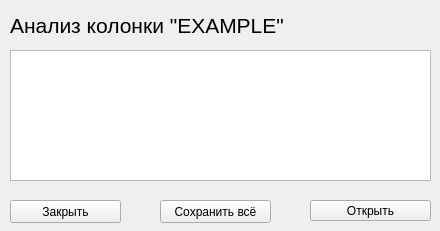
<?xml version="1.0" encoding="UTF-8"?>
<ui version="4.0">
 <class>MainWindow</class>
 <widget class="QMainWindow" name="MainWindow">
  <property name="geometry">
   <rect>
    <x>0</x>
    <y>0</y>
    <width>440</width>
    <height>231</height>
   </rect>
  </property>
  <property name="windowTitle">
   <string>Компоненты анализа</string>
  </property>
  <widget class="QWidget" name="centralwidget">
   <widget class="QLabel" name="label">
    <property name="geometry">
     <rect>
      <x>10</x>
      <y>10</y>
      <width>421</width>
      <height>31</height>
     </rect>
    </property>
    <property name="font">
     <font>
      <pointsize>16</pointsize>
     </font>
    </property>
    <property name="text">
     <string>Анализ колонки &quot;EXAMPLE&quot;</string>
    </property>
   </widget>
   <widget class="QListWidget" name="components">
    <property name="geometry">
     <rect>
      <x>10</x>
      <y>50</y>
      <width>421</width>
      <height>131</height>
     </rect>
    </property>
   </widget>
   <widget class="QPushButton" name="open">
    <property name="geometry">
     <rect>
      <x>310</x>
      <y>200</y>
      <width>121</width>
      <height>21</height>
     </rect>
    </property>
    <property name="text">
     <string>Открыть</string>
    </property>
   </widget>
   <widget class="QPushButton" name="save_all">
    <property name="geometry">
     <rect>
      <x>160</x>
      <y>200</y>
      <width>111</width>
      <height>23</height>
     </rect>
    </property>
    <property name="text">
     <string>Сохранить всё</string>
    </property>
   </widget>
   <widget class="QPushButton" name="back">
    <property name="geometry">
     <rect>
      <x>10</x>
      <y>200</y>
      <width>111</width>
      <height>23</height>
     </rect>
    </property>
    <property name="text">
     <string>Закрыть</string>
    </property>
   </widget>
  </widget>
 </widget>
 <resources/>
 <connections/>
</ui>
